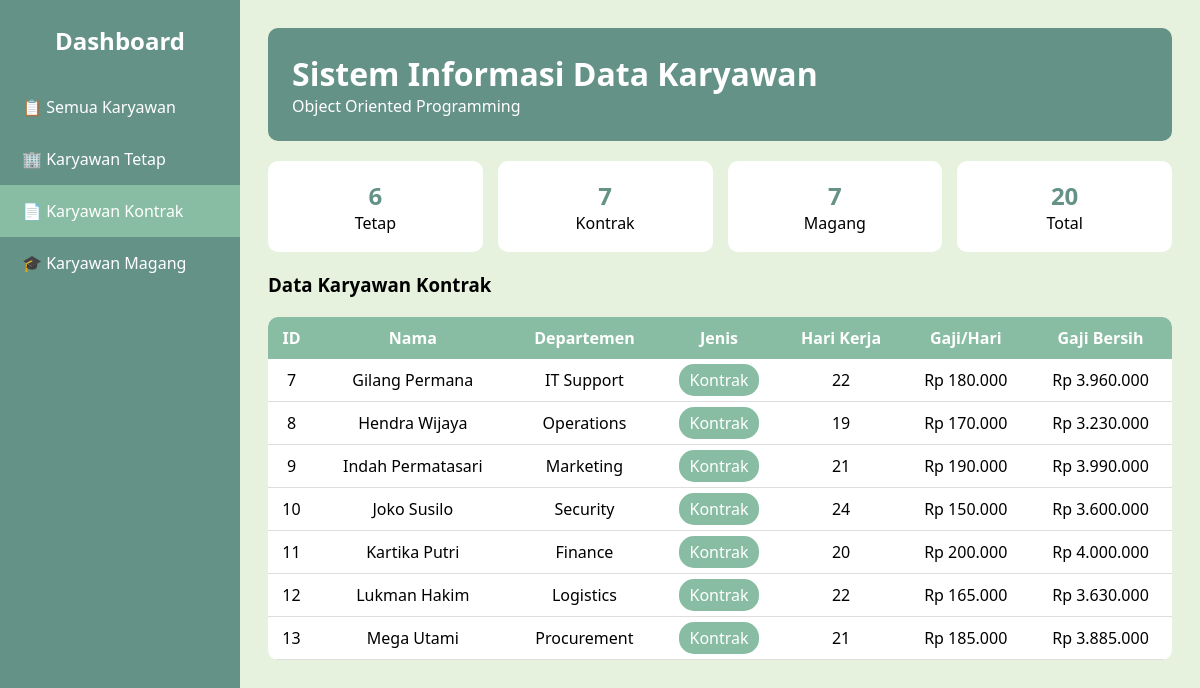
Screenshot of /?jenis=kontrak with the database file from the repository.
### tables this page shows
CREATE TABLE `tabel_karyawan` (
  `id_karyawan` int NOT NULL,
  `nama_karyawan` varchar(100) NOT NULL,
  `departemen` varchar(50) NOT NULL,
  `hari_kerja_masuk` int NOT NULL,
  `gaji_dasar_per_hari` decimal(12,2) NOT NULL,
  `jenis_karyawan` enum('kontrak','tetap','magang') NOT NULL,
  `durasi_kontrak_bulan` int DEFAULT NULL,
  `agensi_penyalur` varchar(100) DEFAULT NULL,
  `tunjangan_kesehatan` decimal(12,2) DEFAULT NULL,
  `opsi_saham_id` varchar(50) DEFAULT NULL,
  `uang_saku_bulanan` decimal(12,2) DEFAULT NULL,
  `sertifikat_kampus_merdeka` varchar(100) DEFAULT NULL
);

### index.php (the view, shortened to what this page needs)
<?php
include_once "koneksi.php";
function hitung($r){
$j=strtolower($r['jenis_karyawan']);
if($j=="kontrak") return $r['hari_kerja_masuk']*$r['gaji_dasar_per_hari'];
return ($r['hari_kerja_masuk']*$r['gaji_dasar_per_hari'])*0.8;
}
$filter=$_GET['jenis']??'semua';
function jml($k,$j){
if($j=="semua"){ $q=mysqli_query($k,"SELECT COUNT(*) c FROM tabel_karyawan");}
else{$q=mysqli_query($k,"SELECT COUNT(*) c FROM tabel_karyawan WHERE LOWER(jenis_karyawan)=LOWER('$j')");}
return mysqli_fetch_assoc($q)['c'];
}
?>
<!doctype html><html><head><meta charset="utf-8"><title>Dashboard</title>
</head><body>
<div class="wrap">
<div class="side">
<h2>Dashboard</h2>
<a class="<?=($filter=='semua')?'active':''?>" href="?jenis=semua">📋 Semua Karyawan</a>
<a class="<?=($filter=='tetap')?'active':''?>" href="?jenis=tetap">🏢 Karyawan Tetap</a>
<a class="<?=($filter=='kontrak')?'active':''?>" href="?jenis=kontrak">📄 Karyawan Kontrak</a>
<a class="<?=($filter=='magang')?'active':''?>" href="?jenis=magang">🎓 Karyawan Magang</a>
</div>
<div class="main">
<div class="head"><h1>Sistem Informasi Data Karyawan</h1><p>Object Oriented Programming</p></div>
<div class="cards">
<div class="card"><h2><?=jml($koneksi,'tetap')?></h2><p>Tetap</p></div>
<div class="card"><h2><?=jml($koneksi,'kontrak')?></h2><p>Kontrak</p></div>
<div class="card"><h2><?=jml($koneksi,'magang')?></h2><p>Magang</p></div>
<div class="card"><h2><?=jml($koneksi,'semua')?></h2><p>Total</p></div>
</div>
<h3>
<?php
echo $filter=="semua"?"Semua Karyawan":"Data Karyawan ".ucfirst($filter);
?>
</h3>
<table>
<tr><th>ID</th><th>Nama</th><th>Departemen</th><th>Jenis</th><th>Hari Kerja</th><th>Gaji/Hari</th><th>Gaji Bersih</th></tr>
<?php
$sql="SELECT * FROM tabel_karyawan";
if($filter!="semua") $sql.=" WHERE LOWER(jenis_karyawan)=LOWER('$filter')";
$sql.=" ORDER BY id_karyawan";
$res=mysqli_query($koneksi,$sql);
while($r=mysqli_fetch_assoc($res)){
$j=strtolower($r['jenis_karyawan']);
echo "<tr>
<td>{$r['id_karyawan']}</td>
<td>{$r['nama_karyawan']}</td>
<td>{$r['departemen']}</td>
<td><span class='badge $j'>".ucfirst($j)."</span></td>
<td>{$r['hari_kerja_masuk']}</td>
<td>Rp ".number_format($r['gaji_dasar_per_hari'],0,',','.')."</td>
<td>Rp ".number_format(hitung($r),0,',','.')."</td>
</tr>";
}
?>
</table>
</div></div></body></html>

### index.php (style rules this page uses)
:root { --p:#659287;--s:#88BDA4;--t:#B1D3B9;--b:#E6F2DD }
* { margin:0;padding:0;box-sizing:border-box;font-family:Segoe UI,sans-serif }
body { background:var(--b) }
.wrap { display:flex }
.side { position:fixed;left:0;top:0;width:240px;height:100vh;background:var(--p) }
.side h2 { color:#fff;text-align:center;padding:24px }
.side a { display:block;padding:15px 22px;color:#fff;text-decoration:none }
.side a:hover,.active { background:var(--s) }
.main { margin-left:240px;width:calc(100% - 240px);padding:28px }
.head { background:var(--p);color:#fff;padding:24px;border-radius:10px }
.cards { display:grid;grid-template-columns:repeat(4,1fr);gap:15px;margin:20px 0 }
.card { background:#fff;border-radius:10px;padding:18px;text-align:center }
.card h2 { color:var(--p) }
table { width:100%;background:#fff;border-collapse:collapse;border-radius:10px;overflow:hidden }
th { background:var(--s);color:#fff;padding:10px }
td { padding:10px;border-bottom:1px solid #ddd;text-align:center }
.badge { padding:5px 10px;border-radius:15px;color:#fff }
.kontrak { background:var(--s) }
h3 { margin:20px 0 }

### rows the page displays
tabel_karyawan: id_karyawan "7", nama_karyawan "Gilang Permana", departemen "IT Support", jenis_karyawan "Kontrak", hari_kerja_masuk "22", gaji_dasar_per_hari "180.000", hitung($r) "3.960.000"
tabel_karyawan: id_karyawan "8", nama_karyawan "Hendra Wijaya", departemen "Operations", jenis_karyawan "Kontrak", hari_kerja_masuk "19", gaji_dasar_per_hari "170.000", hitung($r) "3.230.000"
tabel_karyawan: id_karyawan "9", nama_karyawan "Indah Permatasari", departemen "Marketing", jenis_karyawan "Kontrak", hari_kerja_masuk "21", gaji_dasar_per_hari "190.000", hitung($r) "3.990.000"
tabel_karyawan: id_karyawan "10", nama_karyawan "Joko Susilo", departemen "Security", jenis_karyawan "Kontrak", hari_kerja_masuk "24", gaji_dasar_per_hari "150.000", hitung($r) "3.600.000"
tabel_karyawan: id_karyawan "11", nama_karyawan "Kartika Putri", departemen "Finance", jenis_karyawan "Kontrak", hari_kerja_masuk "20", gaji_dasar_per_hari "200.000", hitung($r) "4.000.000"
tabel_karyawan: id_karyawan "12", nama_karyawan "Lukman Hakim", departemen "Logistics", jenis_karyawan "Kontrak", hari_kerja_masuk "22", gaji_dasar_per_hari "165.000", hitung($r) "3.630.000"
tabel_karyawan: id_karyawan "13", nama_karyawan "Mega Utami", departemen "Procurement", jenis_karyawan "Kontrak", hari_kerja_masuk "21", gaji_dasar_per_hari "185.000", hitung($r) "3.885.000"

### other values shown
jml($koneksi,'tetap') "6"
jml($koneksi,'kontrak') "7"
jml($koneksi,'magang') "7"
jml($koneksi,'semua') "20"
$filter "Kontrak"
